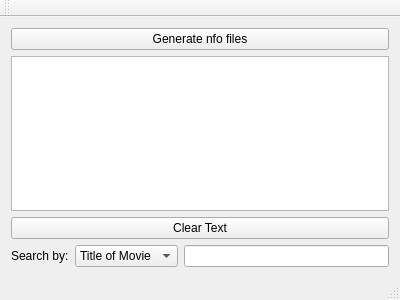
<?xml version="1.0" encoding="UTF-8"?>
<ui version="4.0">
 <class>MainWindow</class>
 <widget class="QMainWindow" name="MainWindow">
  <property name="geometry">
   <rect>
    <x>0</x>
    <y>0</y>
    <width>400</width>
    <height>300</height>
   </rect>
  </property>
  <property name="windowTitle">
   <string>MainWindow</string>
  </property>
  <widget class="QWidget" name="centralWidget">
   <layout class="QGridLayout" name="gridLayout_2">
    <item row="0" column="0" rowspan="2" colspan="2">
     <layout class="QGridLayout" name="gridLayout">
      <item row="3" column="1">
       <widget class="QComboBox" name="searchType">
        <item>
         <property name="text">
          <string>Title of Movie</string>
         </property>
        </item>
        <item>
         <property name="text">
          <string>Search String</string>
         </property>
        </item>
       </widget>
      </item>
      <item row="1" column="0" colspan="3">
       <widget class="QTextEdit" name="textOutput"/>
      </item>
      <item row="2" column="0" colspan="3">
       <widget class="QPushButton" name="clearTextBtn">
        <property name="text">
         <string>Clear Text</string>
        </property>
       </widget>
      </item>
      <item row="3" column="2">
       <widget class="QLineEdit" name="searchString"/>
      </item>
      <item row="3" column="0">
       <widget class="QLabel" name="label">
        <property name="text">
         <string>Search by:</string>
        </property>
       </widget>
      </item>
      <item row="0" column="0" colspan="3">
       <widget class="QPushButton" name="generateNfoFiles">
        <property name="text">
         <string>Generate nfo files</string>
        </property>
       </widget>
      </item>
     </layout>
    </item>
   </layout>
  </widget>
  <widget class="QMenuBar" name="menuBar">
   <property name="geometry">
    <rect>
     <x>0</x>
     <y>0</y>
     <width>400</width>
     <height>21</height>
    </rect>
   </property>
  </widget>
  <widget class="QToolBar" name="mainToolBar">
   <attribute name="toolBarArea">
    <enum>TopToolBarArea</enum>
   </attribute>
   <attribute name="toolBarBreak">
    <bool>false</bool>
   </attribute>
  </widget>
  <widget class="QStatusBar" name="statusBar"/>
 </widget>
 <layoutdefault spacing="6" margin="11"/>
 <resources/>
 <connections/>
</ui>
